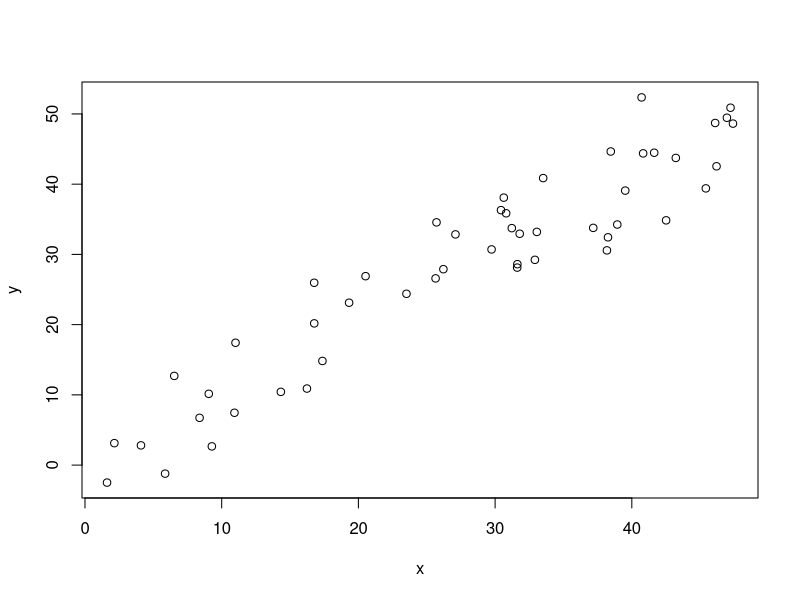
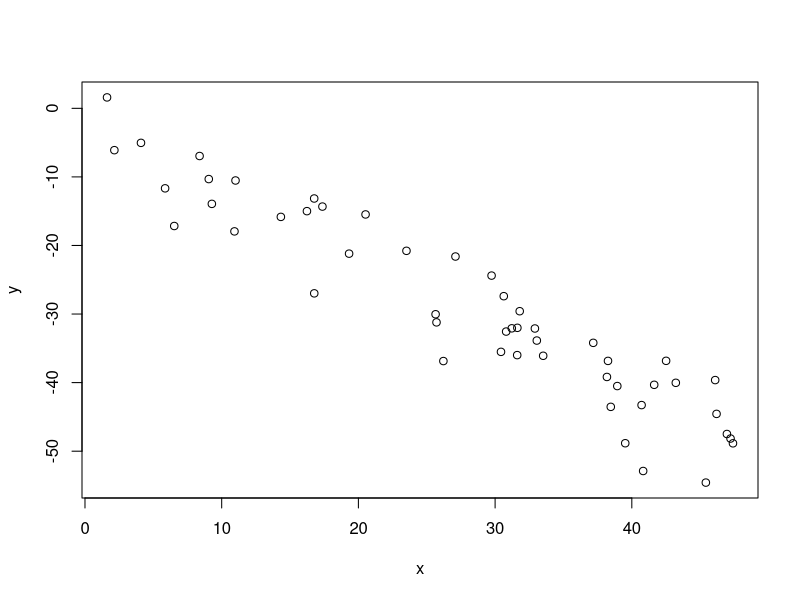
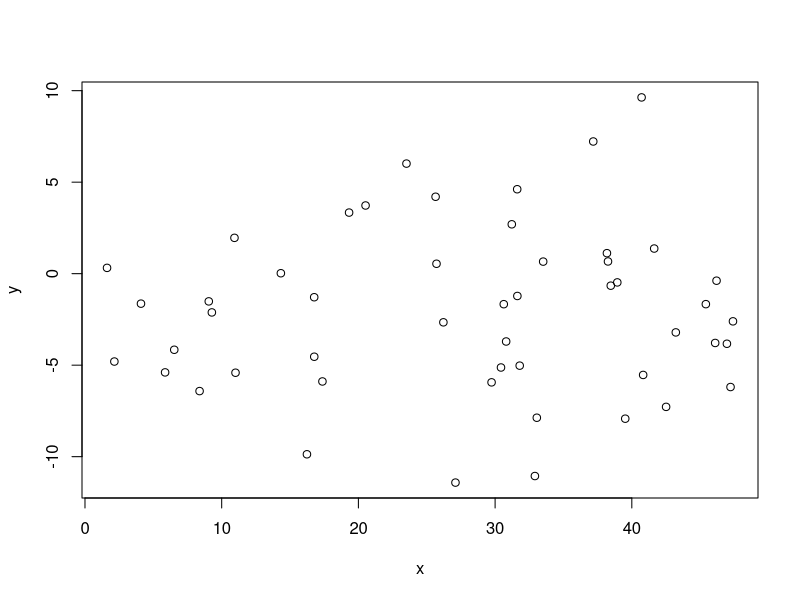
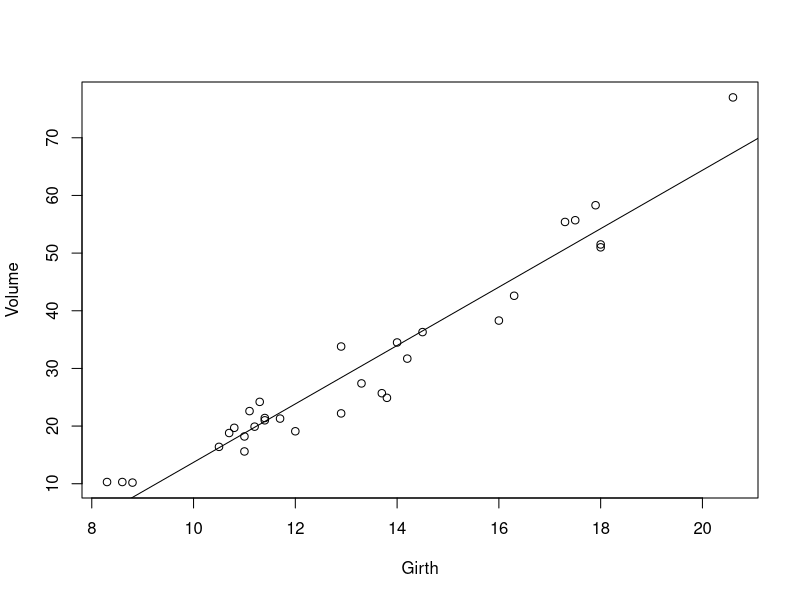
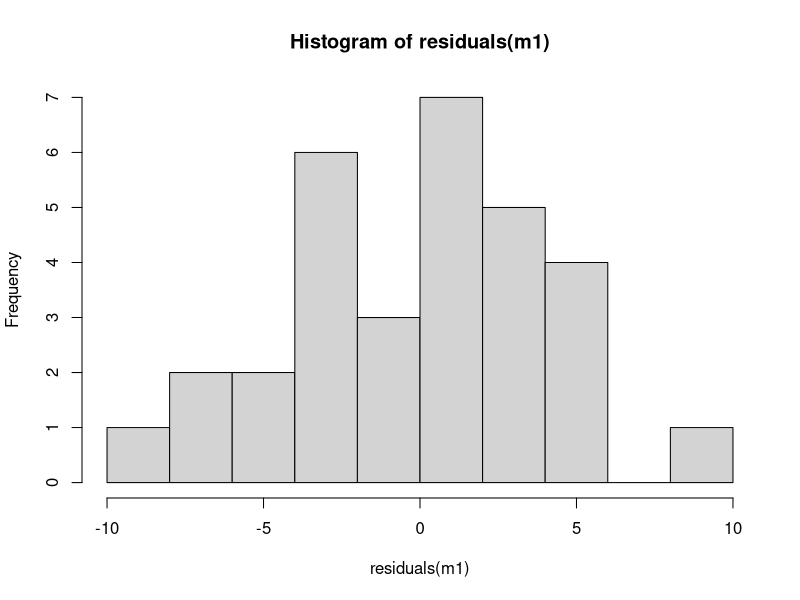
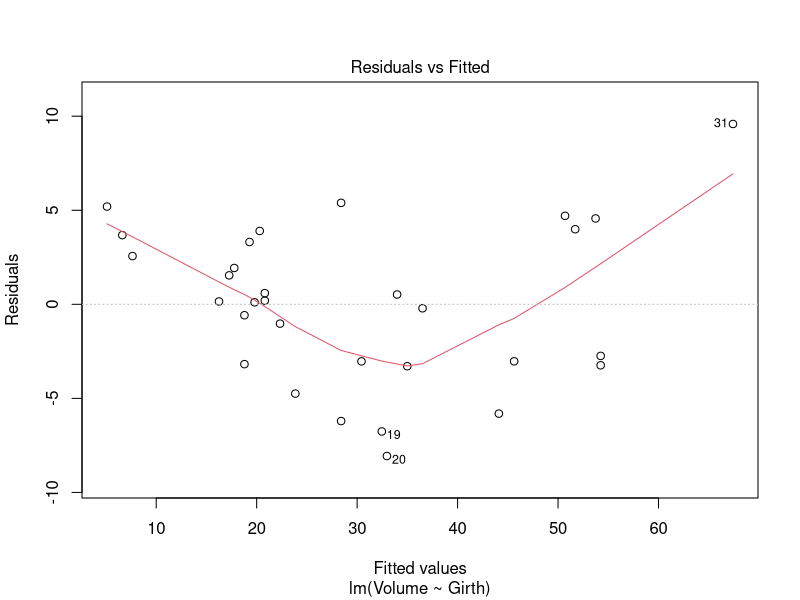
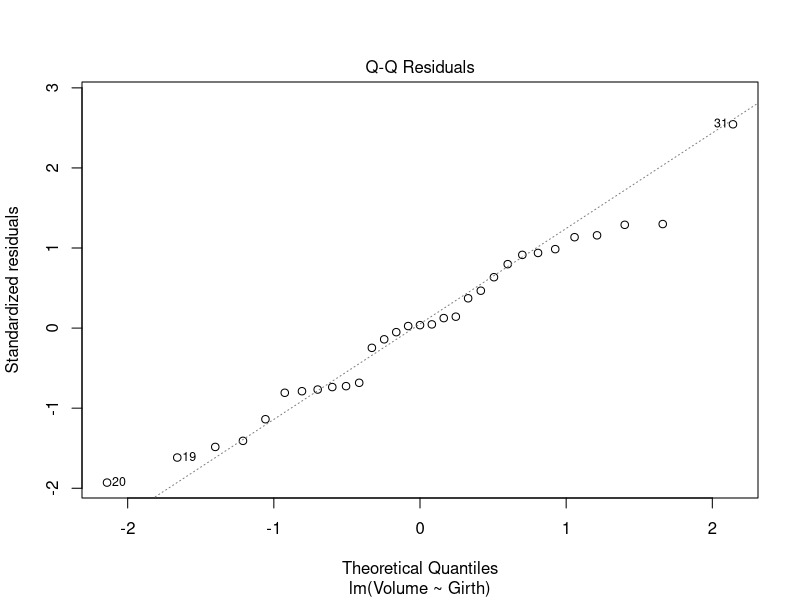
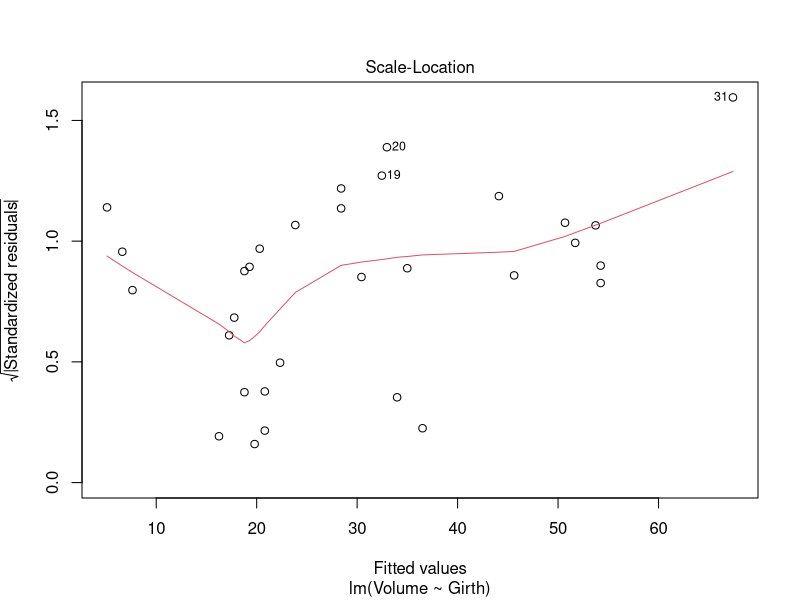

Here is the R script that generated these plots, in order:
## ---- chunk 1
# change working directory: should be the directory containg the Markdown files:
#setwd("~/courses/cruk/LinearModelAndExtensions/20180510/Practicals/")

## ---- chunk 2
x = runif(50,0,50)
## ---- chunk 3
y = x + rnorm(50,0,5)
## ---- chunk 4
plot(y~x)
## ---- chunk 5
pearson_cor_coef = cor(x,y)
list("cor"=pearson_cor_coef,"R^2"=pearson_cor_coef^2)
## ---- chunk 6
y = -x + rnorm(50,0,5)
plot(y~x)
pearson_cor_coef = cor(x,y)
list("cor"=pearson_cor_coef,"R^2"=pearson_cor_coef^2)
## ---- chunk 7
y = rnorm(50,0,5)
plot(y~x)
pearson_cor_coef = cor(x,y)
list("cor"=pearson_cor_coef,"R^2"=pearson_cor_coef^2)
## ---- chunk 8
cor.test(x,y)
## ---- chunk 9
plot(Volume~Girth,data=trees)
m1 = lm(Volume~Girth,data=trees)
abline(m1)
cor.test(trees$Volume,trees$Girth)
## ---- chunk 10
summary(m1)
## ---- chunk 11
hist(residuals(m1),breaks=10,col="light grey")
## ---- chunk 12
plot(m1)
## ---- chunk 13
z = seq(0,1.5*pi,0.2)
plot(sin(z)~z)
m0 = lm(sin(z)~z)
abline(m0)
## ---- chunk 14
summary(m0)
## ---- chunk 15
plot(m0)
## ---- chunk 16
plot(dist~speed,data=cars)
m2 = lm(dist~speed,data=cars)
abline(m2)
summary(m2)
## ---- chunk 17
plot(m2)
## ---- chunk 18
plot(sqrt(dist)~speed,data=cars)
m3 = lm(sqrt(dist)~speed,data=cars)
abline(m3)
plot(m3)
summary(m3)
## ---- chunk 19
plot(log(dist)~log(speed),data=cars)
m4 = lm(log(dist)~log(speed),data=cars)
abline(m4)
plot(m4)
summary(m4)
## ---- chunk 20
m5 = lm(log(dist)~0+log(speed),data=cars)
plot(m5)
summary(m5)
## ---- chunk 21
plot(dist~speed,data=cars)
x = order(cars$speed)
lines(exp(fitted(m5))[x]~cars$speed[x])
## ---- chunk 22
# import
diet = read.csv("data/diet.csv",row.names=1)
diet$weight.loss = diet$initial.weight - diet$final.weight 
# comparison
t.test(weight.loss~diet.type,data=diet[diet$diet.type!="B",],var.equal = TRUE)
summary(aov(weight.loss~diet.type,data=diet[diet$diet.type!="B",]))
## ---- chunk 23
summary(lm(weight.loss~diet.type,data=diet[diet$diet.type!="B",]))
